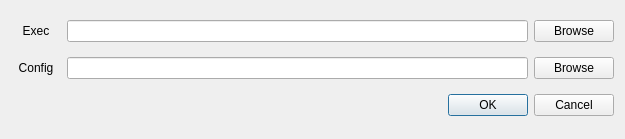
<?xml version="1.0" encoding="UTF-8"?>
<ui version="4.0">
 <class>findFiles</class>
 <widget class="QDialog" name="findFiles">
  <property name="geometry">
   <rect>
    <x>0</x>
    <y>0</y>
    <width>625</width>
    <height>139</height>
   </rect>
  </property>
  <property name="windowTitle">
   <string>Dialog</string>
  </property>
  <layout class="QVBoxLayout" name="verticalLayout">
   <item>
    <layout class="QHBoxLayout" name="execLayout">
     <item>
      <widget class="QLabel" name="execText">
       <property name="minimumSize">
        <size>
         <width>50</width>
         <height>0</height>
        </size>
       </property>
       <property name="text">
        <string>Exec</string>
       </property>
       <property name="textFormat">
        <enum>Qt::AutoText</enum>
       </property>
       <property name="alignment">
        <set>Qt::AlignCenter</set>
       </property>
      </widget>
     </item>
     <item>
      <widget class="QLineEdit" name="execPath">
       <property name="enabled">
        <bool>true</bool>
       </property>
       <property name="readOnly">
        <bool>true</bool>
       </property>
      </widget>
     </item>
     <item>
      <widget class="QPushButton" name="execBrowse">
       <property name="text">
        <string>Browse</string>
       </property>
      </widget>
     </item>
    </layout>
   </item>
   <item>
    <layout class="QHBoxLayout" name="configLayout">
     <item>
      <widget class="QLabel" name="configText">
       <property name="minimumSize">
        <size>
         <width>50</width>
         <height>0</height>
        </size>
       </property>
       <property name="text">
        <string>Config</string>
       </property>
       <property name="alignment">
        <set>Qt::AlignCenter</set>
       </property>
      </widget>
     </item>
     <item>
      <widget class="QLineEdit" name="configPath">
       <property name="readOnly">
        <bool>true</bool>
       </property>
      </widget>
     </item>
     <item>
      <widget class="QPushButton" name="configBrowse">
       <property name="text">
        <string>Browse</string>
       </property>
      </widget>
     </item>
    </layout>
   </item>
   <item>
    <widget class="QDialogButtonBox" name="buttonBox">
     <property name="orientation">
      <enum>Qt::Horizontal</enum>
     </property>
     <property name="standardButtons">
      <set>QDialogButtonBox::Cancel|QDialogButtonBox::Ok</set>
     </property>
    </widget>
   </item>
  </layout>
 </widget>
 <resources/>
 <connections>
  <connection>
   <sender>buttonBox</sender>
   <signal>accepted()</signal>
   <receiver>findFiles</receiver>
   <slot>accept()</slot>
   <hints>
    <hint type="sourcelabel">
     <x>248</x>
     <y>254</y>
    </hint>
    <hint type="destinationlabel">
     <x>157</x>
     <y>274</y>
    </hint>
   </hints>
  </connection>
  <connection>
   <sender>buttonBox</sender>
   <signal>rejected()</signal>
   <receiver>findFiles</receiver>
   <slot>reject()</slot>
   <hints>
    <hint type="sourcelabel">
     <x>316</x>
     <y>260</y>
    </hint>
    <hint type="destinationlabel">
     <x>286</x>
     <y>274</y>
    </hint>
   </hints>
  </connection>
 </connections>
</ui>
